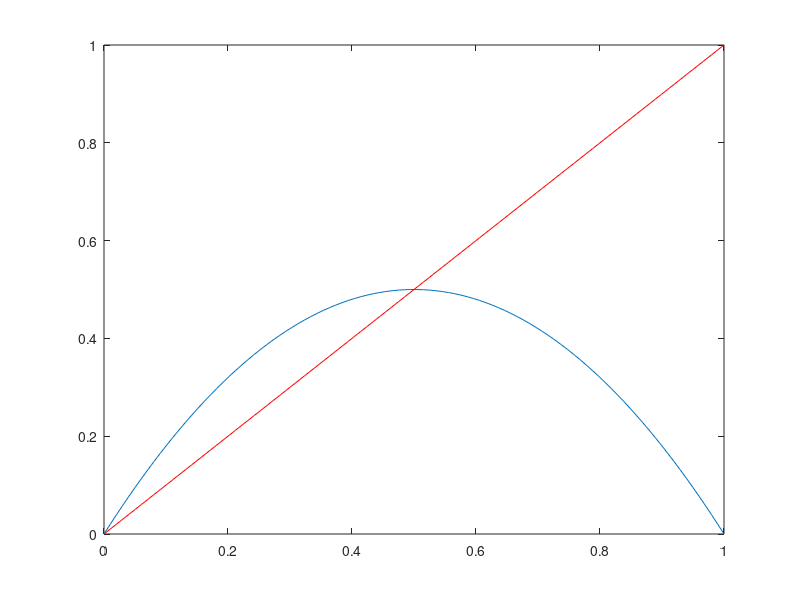

Reproduce this figure in MATLAB. (Note: this script raises an error after producing the figure.)
a = 2;
F = @(x) x.*(2-x*a);

x = linspace(0,1, 100);
plot(x, F(x));
hold on
plot(x,x, 'r');
%%
a = 7;
result = vraag8invers(a,0.1)-1/a;

plot(1:length(result), abs(result))
hold on
verwacht = [1];
for i = 1:length(result)-1
    newW = verwacht(i)*0.1^2;
    verwacht = [verwacht newW];
end
plot(1:length(result), verwacht, 'r');

%%set(gca, 'YScale', 'log');
